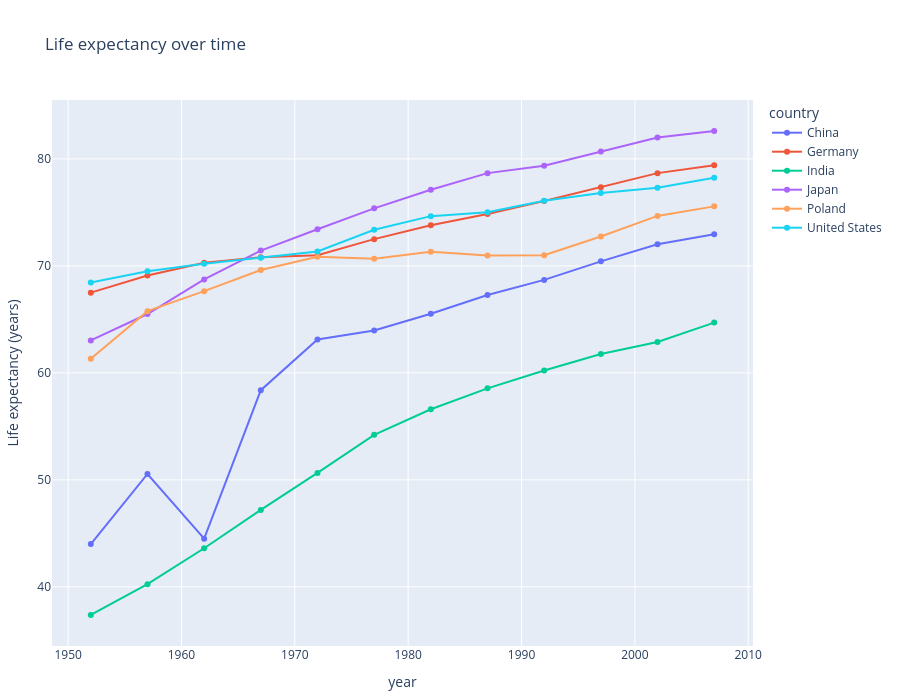

Source (notebook cell):
### Code cell
countries = ["Poland", "Germany", "Japan", "United States", "China", "India"]
df_sub = df[df.country.isin(countries)]

fig = px.line(
    df_sub,
    x="year", y="lifeExp",
    color="country", markers=True,
    title="Life expectancy over time",
    labels={"lifeExp": "Life expectancy (years)"},
)
fig.update_layout(
    autosize=True,
    width=None,
    height=700,
    margin=dict(l=50, r=50, t=100, b=50),
)
fig.show(config={"responsive": True})

### Figure 1 — Plotly figure (JSON) as saved in the notebook; plotly's stock layout.template omitted (floating-point values rounded to 4 significant figures)
{"data": [{"hovertemplate": "country=China<br>year=%{x}<br>Life expectancy (years)=%{y}<extra></extra>", "legendgroup": "China", "line": {"color": "#636efa", "dash": "solid"}, "marker": {"symbol": "circle"}, "mode": "lines+markers", "name": "China", "orientation": "v", "showlegend": true, "type": "scatter", "x": [1952, 1957, 1962, 1967, 1972, 1977, 1982, 1987, 1992, 1997, 2002, 2007], "xaxis": "x", "y": [44.0, 50.55, 44.5, 58.38, 63.12, 63.97, 65.53, 67.27, 68.69, 70.43, 72.03, 72.96], "yaxis": "y"}, {"hovertemplate": "country=Germany<br>year=%{x}<br>Life expectancy (years)=%{y}<extra></extra>", "legendgroup": "Germany", "line": {"color": "#EF553B", "dash": "solid"}, "marker": {"symbol": "circle"}, "mode": "lines+markers", "name": "Germany", "orientation": "v", "showlegend": true, "type": "scatter", "x": [1952, 1957, 1962, 1967, 1972, 1977, 1982, 1987, 1992, 1997, 2002, 2007], "xaxis": "x", "y": [67.5, 69.1, 70.3, 70.8, 71.0, 72.5, 73.8, 74.85, 76.07, 77.34, 78.67, 79.41], "yaxis": "y"}, {"hovertemplate": "country=India<br>year=%{x}<br>Life expectancy (years)=%{y}<extra></extra>", "legendgroup": "India", "line": {"color": "#00cc96", "dash": "solid"}, "marker": {"symbol": "circle"}, "mode": "lines+markers", "name": "India", "orientation": "v", "showlegend": true, "type": "scatter", "x": [1952, 1957, 1962, 1967, 1972, 1977, 1982, 1987, 1992, 1997, 2002, 2007], "xaxis": "x", "y": [37.37, 40.25, 43.6, 47.19, 50.65, 54.21, 56.6, 58.55, 60.22, 61.77, 62.88, 64.7], "yaxis": "y"}, {"hovertemplate": "country=Japan<br>year=%{x}<br>Life expectancy (years)=%{y}<extra></extra>", "legendgroup": "Japan", "line": {"color": "#ab63fa", "dash": "solid"}, "marker": {"symbol": "circle"}, "mode": "lines+markers", "name": "Japan", "orientation": "v", "showlegend": true, "type": "scatter", "x": [1952, 1957, 1962, 1967, 1972, 1977, 1982, 1987, 1992, 1997, 2002, 2007], "xaxis": "x", "y": [63.03, 65.5, 68.73, 71.43, 73.42, 75.38, 77.11, 78.67, 79.36, 80.69, 82.0, 82.6], "yaxis": "y"}, {"hovertemplate": "country=Poland<br>year=%{x}<br>Life expectancy (years)=%{y}<extra></extra>", "legendgroup": "Poland", "line": {"color": "#FFA15A", "dash": "solid"}, "marker": {"symbol": "circle"}, "mode": "lines+markers", "name": "Poland", "orientation": "v", "showlegend": true, "type": "scatter", "x": [1952, 1957, 1962, 1967, 1972, 1977, 1982, 1987, 1992, 1997, 2002, 2007], "xaxis": "x", "y": [61.31, 65.77, 67.64, 69.61, 70.85, 70.67, 71.32, 70.98, 70.99, 72.75, 74.67, 75.56], "yaxis": "y"}, {"hovertemplate": "country=United States<br>year=%{x}<br>Life expectancy (years)=%{y}<extra></extra>", "legendgroup": "United States", "line": {"color": "#19d3f3", "dash": "solid"}, "marker": {"symbol": "circle"}, "mode": "lines+markers", "name": "United States", "orientation": "v", "showlegend": true, "type": "scatter", "x": [1952, 1957, 1962, 1967, 1972, 1977, 1982, 1987, 1992, 1997, 2002, 2007], "xaxis": "x", "y": [68.44, 69.49, 70.21, 70.76, 71.34, 73.38, 74.65, 75.02, 76.09, 76.81, 77.31, 78.24], "yaxis": "y"}], "layout": {"autosize": true, "height": 700, "legend": {"title": {"text": "country"}, "tracegroupgap": 0}, "margin": {"b": 50, "l": 50, "r": 50, "t": 100}, "title": {"text": "Life expectancy over time"}, "xaxis": {"anchor": "y", "domain": [0, 1], "title": {"text": "year"}}, "yaxis": {"anchor": "x", "domain": [0, 1], "title": {"text": "Life expectancy (years)"}}}}
